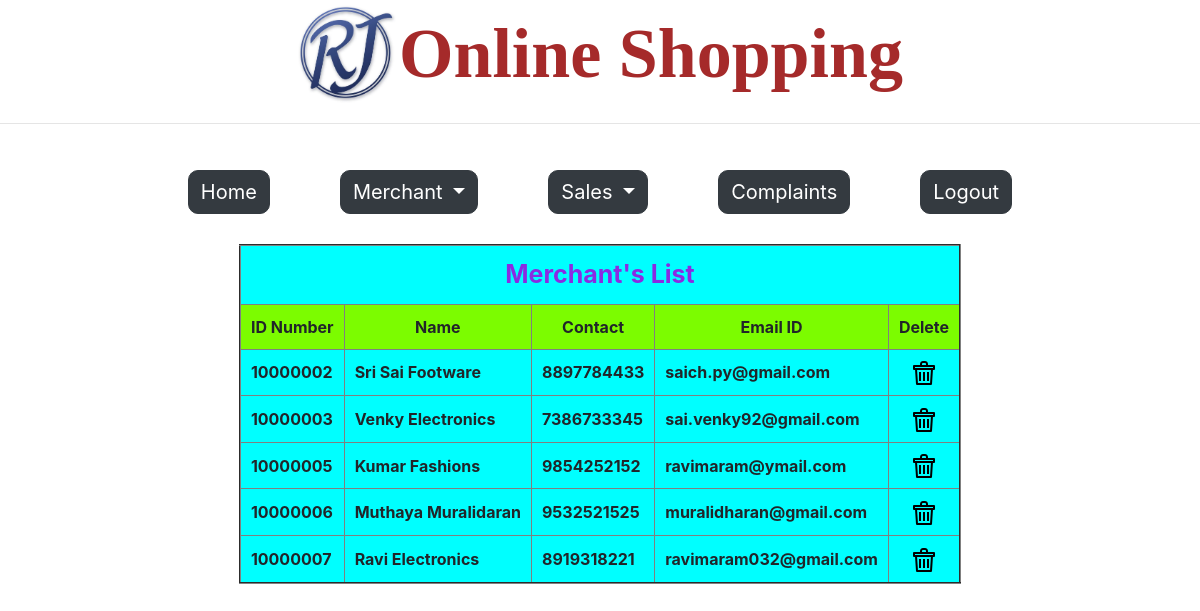
/view_merchant/, run on the app's committed database.
### admin_app/models.py (models this page shows)
class MerchantModal (models.Model):
    id = models.IntegerField(primary_key=True)
    merchant_name = models.CharField(max_length=50)
    merchant_contact = models.IntegerField(unique=True)
    merchant_email = models.EmailField(unique=True)
    merchant_password = models.CharField(max_length=20)

### admin_app/views.py (the view)
# urls.py: path('view_merchant/',views.ViewAllMerchants.as_view(),name='view_merchant'),
class ViewAllMerchants(ListView):
    model = MerchantModal
    template_name = "merchant/merchants_list.html"

### templates/merchant/merchants_list.html (shortened to what this page needs)
<!doctype html>
{% load staticfiles %}
<html lang="en">
  <head>
  </head>
  <body>
  {% include 'common/title.html' %}
  {% include 'common/buttons.html' %}
    <table align="center" border="2" cellpadding="10" bgcolor="aqua">
        <tr style="text-align: center; font-size: 25px;color: blueviolet;"><th colspan="5"> Merchant's List </th></tr>
        <tr style="text-align: center; background-color: lawngreen">
            <th> ID Number </th>
            <th> Name </th>
            <th> Contact </th>
            <th> Email ID </th>
            <th> Delete </th>
        </tr>
        {% for x in object_list %}
            <tr>
                <th>{{ x.id }}</th>
                <th>{{ x.merchant_name }}</th>
                <th>{{ x.merchant_contact }}</th>
                <th>{{ x.merchant_email }}</th>
                <th style="text-align: center"><a href="{% url 'delete_merchant' %}?merchentid={{ x.id }}"><img src="{% static 'images/delete.png' %}"></a></th>
            </tr>
        {% endfor %}
    </table>
  </body>
</html>

### templates/common/title.html
{% load staticfiles %}
  <table align="center">
      <tr>
          <td><img src="{% static 'images/rj.jpg' %}" height="100" width="100"></td>
          <td style="font-size: 70px; font-family: 'AR DECODE';font-weight: bolder;color: brown"> Online Shopping </td>
      </tr>
  </table><hr>

### templates/common/buttons.html (shortened to what this page needs)
<!doctype html>
{% load staticfiles %}
<html lang="en">
  <head>
      <link rel="stylesheet" href="https://stackpath.bootstrapcdn.com/bootstrap/4.3.1/css/bootstrap.min.css">
  </head>
  <body>
            <table align="center" cellpadding="30">
        <tr>
            <td>
                 <form action="{% url 'homepage' %}">
                     <button style="font-size: 20px;border-radius: 10px" class="btn btn-dark" type="submit">Home</button>
                 </form>
            </td>
            <td>
                <div class="dropdown" style="margin-left: 10px">
                  <button style="font-size: 20px;border-radius: 10px" class="btn btn-dark dropdown-toggle" type="button" id="dropdownMenuButton" data-toggle="dropdown" aria-haspopup="true" aria-expanded="false" >
                    Merchant
                  </button>
                </div>
            </td>
            <td>
                <div class="dropdown" style="margin-left: 10px">
                  <button style="font-size: 20px;border-radius: 10px" class="btn btn-dark dropdown-toggle" type="button" id="dropdownMenuButton" data-toggle="dropdown" aria-haspopup="true" aria-expanded="false">
                    Sales
                  </button>
                </div>
            </td>
             <td>
                 <form action="//" >
                     <button style="font-size: 20px;border-radius: 10px;margin-left: 10px" class="btn btn-dark" type="submit">Complaints</button>
                 </form>
            </td>
            <td>
                 <form action="{% url 'logout' %}" >
                     <button style="font-size: 20px;border-radius: 10px;margin-left: 10px" class="btn btn-dark" type="submit">Logout</button>
                 </form>
            </td>
        </tr>
    </table>
  </body>
</html>

### data on the page
MerchantModal: id "10000002", merchant_name "Sri Sai Footware", merchant_contact "8897784433", merchant_email "saich.py@gmail.com"
MerchantModal: id "10000003", merchant_name "Venky Electronics", merchant_contact "7386733345", merchant_email "sai.venky92@gmail.com"
MerchantModal: id "10000005", merchant_name "Kumar Fashions", merchant_contact "9854252152", merchant_email "ravimaram@ymail.com"
MerchantModal: id "10000006", merchant_name "Muthaya Muralidaran", merchant_contact "9532521525", merchant_email "muralidharan@gmail.com"
MerchantModal: id "10000007", merchant_name "Ravi Electronics", merchant_contact "8919318221", merchant_email "ravimaram032@gmail.com"
